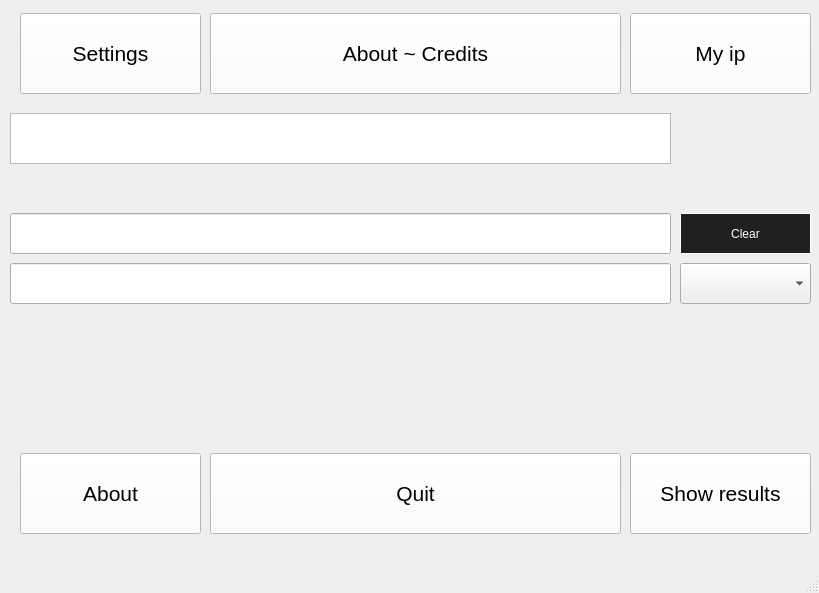
<?xml version="1.0" encoding="UTF-8"?>
<ui version="4.0">
 <class>MainWindow</class>
 <widget class="QMainWindow" name="MainWindow">
  <property name="geometry">
   <rect>
    <x>0</x>
    <y>0</y>
    <width>819</width>
    <height>593</height>
   </rect>
  </property>
  <property name="windowTitle">
   <string>MainWindow</string>
  </property>
  <widget class="QWidget" name="centralwidget">
   <widget class="QStackedWidget" name="stackedWidget">
    <property name="geometry">
     <rect>
      <x>0</x>
      <y>3</y>
      <width>821</width>
      <height>1041</height>
     </rect>
    </property>
    <property name="currentIndex">
     <number>0</number>
    </property>
    <widget class="QWidget" name="page">
     <widget class="QPushButton" name="calculate">
      <property name="geometry">
       <rect>
        <x>630</x>
        <y>450</y>
        <width>181</width>
        <height>81</height>
       </rect>
      </property>
      <property name="font">
       <font>
        <pointsize>16</pointsize>
       </font>
      </property>
      <property name="styleSheet">
       <string notr="true">QPushButton{
background-color: #FFFFFF;
color: black;
border-width: 5px;
border-color: #FFFFFF;
}
QPushButton:pressed{
background-color: gray;
color: black;
border-width: 5px;
border-color: #FFFFFF;

}</string>
      </property>
      <property name="text">
       <string>Show results</string>
      </property>
     </widget>
     <widget class="QLineEdit" name="maskAddress">
      <property name="geometry">
       <rect>
        <x>10</x>
        <y>260</y>
        <width>661</width>
        <height>41</height>
       </rect>
      </property>
      <property name="font">
       <font>
        <pointsize>16</pointsize>
       </font>
      </property>
     </widget>
     <widget class="QLineEdit" name="ipAddress">
      <property name="geometry">
       <rect>
        <x>10</x>
        <y>210</y>
        <width>661</width>
        <height>41</height>
       </rect>
      </property>
      <property name="font">
       <font>
        <pointsize>16</pointsize>
       </font>
      </property>
     </widget>
     <widget class="QPlainTextEdit" name="welcome">
      <property name="geometry">
       <rect>
        <x>10</x>
        <y>110</y>
        <width>661</width>
        <height>51</height>
       </rect>
      </property>
      <property name="font">
       <font>
        <pointsize>16</pointsize>
       </font>
      </property>
      <property name="layoutDirection">
       <enum>Qt::LeftToRight</enum>
      </property>
      <property name="plainText">
       <string/>
      </property>
     </widget>
     <widget class="QPushButton" name="settings">
      <property name="geometry">
       <rect>
        <x>20</x>
        <y>10</y>
        <width>181</width>
        <height>81</height>
       </rect>
      </property>
      <property name="font">
       <font>
        <pointsize>16</pointsize>
       </font>
      </property>
      <property name="styleSheet">
       <string notr="true">QPushButton{
background-color: #FFFFFF;
color: black;
border-width: 5px;
border-color: #FFFFFF;
}
QPushButton:pressed{
background-color: gray;
color: black;
border-width: 5px;
border-color: #FFFFFF;

}</string>
      </property>
      <property name="text">
       <string>Settings</string>
      </property>
     </widget>
     <widget class="QComboBox" name="choose_mask">
      <property name="geometry">
       <rect>
        <x>680</x>
        <y>260</y>
        <width>131</width>
        <height>41</height>
       </rect>
      </property>
     </widget>
     <widget class="QPushButton" name="quitMain">
      <property name="geometry">
       <rect>
        <x>210</x>
        <y>450</y>
        <width>411</width>
        <height>81</height>
       </rect>
      </property>
      <property name="font">
       <font>
        <pointsize>16</pointsize>
       </font>
      </property>
      <property name="styleSheet">
       <string notr="true">QPushButton{
background-color: #FFFFFF;
color: black;
border-width: 5px;
border-color: #FFFFFF;
}
QPushButton:pressed{
background-color: gray;
color: black;
border-width: 5px;
border-color: #FFFFFF;

}</string>
      </property>
      <property name="text">
       <string>Quit</string>
      </property>
     </widget>
     <widget class="QPushButton" name="about">
      <property name="geometry">
       <rect>
        <x>20</x>
        <y>450</y>
        <width>181</width>
        <height>81</height>
       </rect>
      </property>
      <property name="font">
       <font>
        <pointsize>16</pointsize>
       </font>
      </property>
      <property name="styleSheet">
       <string notr="true">QPushButton{
background-color: #FFFFFF;
color: black;
border-width: 5px;
border-color: #FFFFFF;
}
QPushButton:pressed{
background-color: gray;
color: black;
border-width: 5px;
border-color: #FFFFFF;

}</string>
      </property>
      <property name="text">
       <string>About</string>
      </property>
     </widget>
     <widget class="QPushButton" name="credits">
      <property name="geometry">
       <rect>
        <x>210</x>
        <y>10</y>
        <width>411</width>
        <height>81</height>
       </rect>
      </property>
      <property name="font">
       <font>
        <pointsize>16</pointsize>
       </font>
      </property>
      <property name="styleSheet">
       <string notr="true">QPushButton{
background-color: #FFFFFF;
color: black;
border-width: 5px;
border-color: #FFFFFF;
}
QPushButton:pressed{
background-color: gray;
color: black;
border-width: 5px;
border-color: #FFFFFF;

}</string>
      </property>
      <property name="text">
       <string>About ~ Credits</string>
      </property>
     </widget>
     <widget class="QPushButton" name="myip">
      <property name="geometry">
       <rect>
        <x>630</x>
        <y>10</y>
        <width>181</width>
        <height>81</height>
       </rect>
      </property>
      <property name="font">
       <font>
        <pointsize>16</pointsize>
       </font>
      </property>
      <property name="styleSheet">
       <string notr="true">QPushButton{
background-color: #FFFFFF;
color: black;
border-width: 5px;
border-color: #FFFFFF;
}
QPushButton:pressed{
background-color: gray;
color: black;
border-width: 5px;
border-color: #FFFFFF;

}</string>
      </property>
      <property name="text">
       <string>My ip</string>
      </property>
     </widget>
     <widget class="QPushButton" name="clear">
      <property name="geometry">
       <rect>
        <x>680</x>
        <y>210</y>
        <width>131</width>
        <height>41</height>
       </rect>
      </property>
      <property name="autoFillBackground">
       <bool>false</bool>
      </property>
      <property name="styleSheet">
       <string notr="true">QPushButton{
border: 1px solid white; 
color: white;
 background-color: #202020;
}
QPushButton:pressed{
background-color: gray;
color: #FFFFFF;
border: 1px solid white;
}</string>
      </property>
      <property name="text">
       <string>Clear</string>
      </property>
      <property name="flat">
       <bool>false</bool>
      </property>
     </widget>
    </widget>
    <widget class="QWidget" name="page_2">
     <widget class="QPlainTextEdit" name="showNet">
      <property name="geometry">
       <rect>
        <x>40</x>
        <y>40</y>
        <width>711</width>
        <height>51</height>
       </rect>
      </property>
      <property name="font">
       <font>
        <pointsize>16</pointsize>
       </font>
      </property>
     </widget>
     <widget class="QPlainTextEdit" name="showBroadcast">
      <property name="geometry">
       <rect>
        <x>40</x>
        <y>110</y>
        <width>711</width>
        <height>51</height>
       </rect>
      </property>
      <property name="font">
       <font>
        <pointsize>16</pointsize>
       </font>
      </property>
     </widget>
     <widget class="QPlainTextEdit" name="showHostNum">
      <property name="geometry">
       <rect>
        <x>40</x>
        <y>180</y>
        <width>711</width>
        <height>51</height>
       </rect>
      </property>
      <property name="font">
       <font>
        <pointsize>16</pointsize>
       </font>
      </property>
     </widget>
     <widget class="QPushButton" name="back">
      <property name="geometry">
       <rect>
        <x>20</x>
        <y>450</y>
        <width>181</width>
        <height>81</height>
       </rect>
      </property>
      <property name="font">
       <font>
        <pointsize>16</pointsize>
       </font>
      </property>
      <property name="styleSheet">
       <string notr="true">QPushButton{
background-color: #FFFFFF;
color: black;
border-width: 5px;
border-color: #FFFFFF;
}
QPushButton:pressed{
background-color: gray;
color: black;
border-width: 5px;
border-color: #FFFFFF;

}</string>
      </property>
      <property name="text">
       <string>&lt;- Back</string>
      </property>
     </widget>
     <widget class="QPlainTextEdit" name="showFirstHost">
      <property name="geometry">
       <rect>
        <x>40</x>
        <y>250</y>
        <width>711</width>
        <height>51</height>
       </rect>
      </property>
      <property name="font">
       <font>
        <pointsize>16</pointsize>
       </font>
      </property>
     </widget>
     <widget class="QPlainTextEdit" name="showLastHost">
      <property name="geometry">
       <rect>
        <x>40</x>
        <y>320</y>
        <width>711</width>
        <height>51</height>
       </rect>
      </property>
      <property name="font">
       <font>
        <pointsize>16</pointsize>
       </font>
      </property>
     </widget>
     <widget class="QPushButton" name="quitShow">
      <property name="geometry">
       <rect>
        <x>210</x>
        <y>450</y>
        <width>411</width>
        <height>81</height>
       </rect>
      </property>
      <property name="font">
       <font>
        <pointsize>16</pointsize>
       </font>
      </property>
      <property name="styleSheet">
       <string notr="true">QPushButton{
background-color: #FFFFFF;
color: black;
border-width: 5px;
border-color: #FFFFFF;
}
QPushButton:pressed{
background-color: gray;
color: black;
border-width: 5px;
border-color: #FFFFFF;

}</string>
      </property>
      <property name="text">
       <string>Quit</string>
      </property>
     </widget>
    </widget>
    <widget class="QWidget" name="page_3">
     <widget class="QPlainTextEdit" name="info_settings">
      <property name="geometry">
       <rect>
        <x>50</x>
        <y>30</y>
        <width>491</width>
        <height>51</height>
       </rect>
      </property>
      <property name="font">
       <font>
        <pointsize>16</pointsize>
       </font>
      </property>
     </widget>
     <widget class="QPushButton" name="back_settings">
      <property name="geometry">
       <rect>
        <x>20</x>
        <y>450</y>
        <width>181</width>
        <height>81</height>
       </rect>
      </property>
      <property name="font">
       <font>
        <pointsize>16</pointsize>
       </font>
      </property>
      <property name="styleSheet">
       <string notr="true">QPushButton{
background-color: #FFFFFF;
color: black;
border-width: 5px;
border-color: #FFFFFF;
}
QPushButton:pressed{
background-color: gray;
color: black;
border-width: 5px;
border-color: #FFFFFF;

}</string>
      </property>
      <property name="text">
       <string>&lt;- Back</string>
      </property>
     </widget>
     <widget class="QCheckBox" name="netBox">
      <property name="geometry">
       <rect>
        <x>50</x>
        <y>90</y>
        <width>351</width>
        <height>51</height>
       </rect>
      </property>
      <property name="font">
       <font>
        <pointsize>16</pointsize>
       </font>
      </property>
      <property name="layoutDirection">
       <enum>Qt::LeftToRight</enum>
      </property>
      <property name="autoFillBackground">
       <bool>false</bool>
      </property>
      <property name="styleSheet">
       <string notr="true">QCheckBox{
color: #FFFFFF;
border: 1px solid white;
}</string>
      </property>
      <property name="text">
       <string>Net address</string>
      </property>
      <property name="iconSize">
       <size>
        <width>20</width>
        <height>20</height>
       </size>
      </property>
     </widget>
     <widget class="QCheckBox" name="broadcastBox">
      <property name="geometry">
       <rect>
        <x>50</x>
        <y>150</y>
        <width>351</width>
        <height>51</height>
       </rect>
      </property>
      <property name="font">
       <font>
        <pointsize>16</pointsize>
       </font>
      </property>
      <property name="layoutDirection">
       <enum>Qt::LeftToRight</enum>
      </property>
      <property name="autoFillBackground">
       <bool>false</bool>
      </property>
      <property name="styleSheet">
       <string notr="true">QCheckBox{
color: #FFFFFF;
border: 1px solid white;
}</string>
      </property>
      <property name="text">
       <string>Broadcast address</string>
      </property>
      <property name="iconSize">
       <size>
        <width>20</width>
        <height>20</height>
       </size>
      </property>
     </widget>
     <widget class="QCheckBox" name="numHostBox">
      <property name="geometry">
       <rect>
        <x>50</x>
        <y>210</y>
        <width>351</width>
        <height>51</height>
       </rect>
      </property>
      <property name="font">
       <font>
        <pointsize>16</pointsize>
       </font>
      </property>
      <property name="layoutDirection">
       <enum>Qt::LeftToRight</enum>
      </property>
      <property name="autoFillBackground">
       <bool>false</bool>
      </property>
      <property name="styleSheet">
       <string notr="true">QCheckBox{
color: #FFFFFF;
border: 1px solid white;
}</string>
      </property>
      <property name="text">
       <string>Number of hosts</string>
      </property>
      <property name="iconSize">
       <size>
        <width>20</width>
        <height>20</height>
       </size>
      </property>
     </widget>
     <widget class="QCheckBox" name="firstHostBox">
      <property name="geometry">
       <rect>
        <x>50</x>
        <y>270</y>
        <width>351</width>
        <height>51</height>
       </rect>
      </property>
      <property name="font">
       <font>
        <pointsize>16</pointsize>
       </font>
      </property>
      <property name="layoutDirection">
       <enum>Qt::LeftToRight</enum>
      </property>
      <property name="autoFillBackground">
       <bool>false</bool>
      </property>
      <property name="styleSheet">
       <string notr="true">QCheckBox{
color: #FFFFFF;
border: 1px solid white;
}</string>
      </property>
      <property name="text">
       <string>First host</string>
      </property>
      <property name="iconSize">
       <size>
        <width>20</width>
        <height>20</height>
       </size>
      </property>
     </widget>
     <widget class="QCheckBox" name="lastHostBox">
      <property name="geometry">
       <rect>
        <x>50</x>
        <y>330</y>
        <width>351</width>
        <height>51</height>
       </rect>
      </property>
      <property name="font">
       <font>
        <pointsize>16</pointsize>
       </font>
      </property>
      <property name="layoutDirection">
       <enum>Qt::LeftToRight</enum>
      </property>
      <property name="autoFillBackground">
       <bool>false</bool>
      </property>
      <property name="styleSheet">
       <string notr="true">QCheckBox{
color: #FFFFFF;
border: 1px solid white;
}</string>
      </property>
      <property name="text">
       <string>Last host</string>
      </property>
      <property name="iconSize">
       <size>
        <width>20</width>
        <height>20</height>
       </size>
      </property>
     </widget>
     <widget class="QPushButton" name="save">
      <property name="geometry">
       <rect>
        <x>630</x>
        <y>450</y>
        <width>181</width>
        <height>81</height>
       </rect>
      </property>
      <property name="font">
       <font>
        <pointsize>16</pointsize>
       </font>
      </property>
      <property name="styleSheet">
       <string notr="true">QPushButton{
background-color: #FFFFFF;
color: black;
border-width: 5px;
border-color: #FFFFFF;
}
QPushButton:pressed{
background-color: gray;
color: black;
border-width: 5px;
border-color: #FFFFFF;

}</string>
      </property>
      <property name="text">
       <string>Save</string>
      </property>
     </widget>
     <widget class="QPushButton" name="quitSettings">
      <property name="geometry">
       <rect>
        <x>210</x>
        <y>450</y>
        <width>411</width>
        <height>81</height>
       </rect>
      </property>
      <property name="font">
       <font>
        <pointsize>16</pointsize>
       </font>
      </property>
      <property name="styleSheet">
       <string notr="true">QPushButton{
background-color: #FFFFFF;
color: black;
border-width: 5px;
border-color: #FFFFFF;
}
QPushButton:pressed{
background-color: gray;
color: black;
border-width: 5px;
border-color: #FFFFFF;

}</string>
      </property>
      <property name="text">
       <string>Quit</string>
      </property>
     </widget>
     <widget class="QPushButton" name="selectAll">
      <property name="geometry">
       <rect>
        <x>630</x>
        <y>30</y>
        <width>181</width>
        <height>51</height>
       </rect>
      </property>
      <property name="font">
       <font>
        <pointsize>16</pointsize>
       </font>
      </property>
      <property name="styleSheet">
       <string notr="true">QPushButton{
background-color: #FFFFFF;
color: black;
border-width: 5px;
border-color: #FFFFFF;
}
QPushButton:pressed{
background-color: gray;
color: black;
border-width: 5px;
border-color: #FFFFFF;

}</string>
      </property>
      <property name="text">
       <string>Check All</string>
      </property>
     </widget>
     <widget class="QPushButton" name="unselectAll">
      <property name="geometry">
       <rect>
        <x>630</x>
        <y>100</y>
        <width>181</width>
        <height>51</height>
       </rect>
      </property>
      <property name="font">
       <font>
        <pointsize>16</pointsize>
       </font>
      </property>
      <property name="styleSheet">
       <string notr="true">QPushButton{
background-color: #FFFFFF;
color: black;
border-width: 5px;
border-color: #FFFFFF;
}
QPushButton:pressed{
background-color: gray;
color: black;
border-width: 5px;
border-color: #FFFFFF;

}</string>
      </property>
      <property name="text">
       <string>Uncheck all</string>
      </property>
     </widget>
    </widget>
   </widget>
  </widget>
  <widget class="QMenuBar" name="menubar">
   <property name="geometry">
    <rect>
     <x>0</x>
     <y>0</y>
     <width>819</width>
     <height>20</height>
    </rect>
   </property>
  </widget>
  <widget class="QStatusBar" name="statusbar"/>
 </widget>
 <tabstops>
  <tabstop>ipAddress</tabstop>
  <tabstop>maskAddress</tabstop>
  <tabstop>calculate</tabstop>
  <tabstop>welcome</tabstop>
  <tabstop>settings</tabstop>
  <tabstop>choose_mask</tabstop>
  <tabstop>showNet</tabstop>
  <tabstop>showBroadcast</tabstop>
  <tabstop>showHostNum</tabstop>
  <tabstop>back</tabstop>
  <tabstop>showFirstHost</tabstop>
  <tabstop>showLastHost</tabstop>
  <tabstop>info_settings</tabstop>
  <tabstop>back_settings</tabstop>
  <tabstop>netBox</tabstop>
  <tabstop>broadcastBox</tabstop>
  <tabstop>numHostBox</tabstop>
  <tabstop>firstHostBox</tabstop>
  <tabstop>lastHostBox</tabstop>
  <tabstop>save</tabstop>
 </tabstops>
 <resources/>
 <connections/>
</ui>
